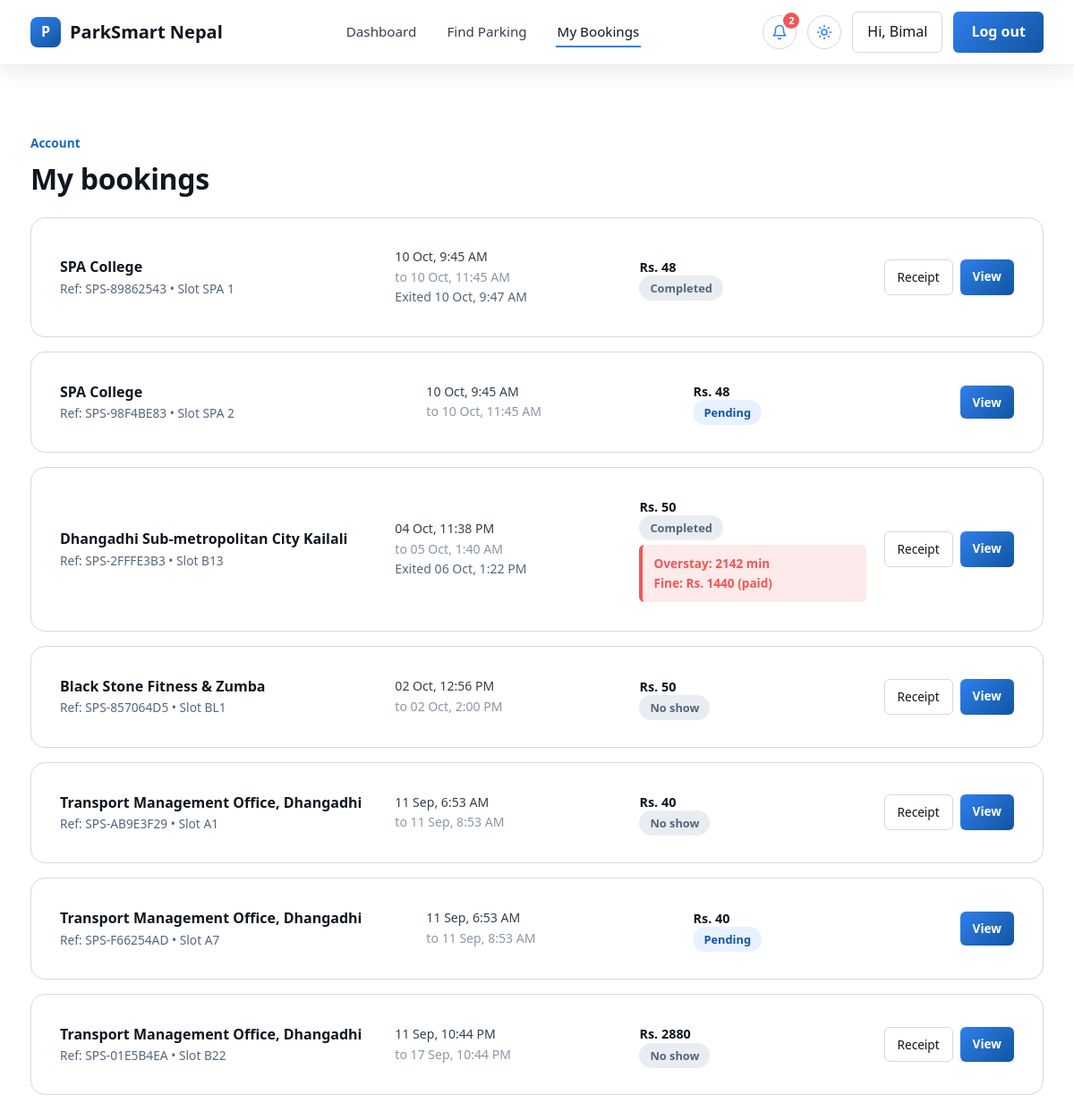
Page /bookings/mine/ (signed in) on the committed database.
### reservations/models.py (models this page shows, shortened)
class Reservation(models.Model):
    STATUS_CHOICES = [
        ("pending_payment", "Pending Payment"),
        ("confirmed", "Confirmed"),
        ("overstay", "Overstay"),
        ("completed", "Completed"),
        ("no_show", "No Show"),
        ("cancelled", "Cancelled"),
    ]
    reference = models.CharField(max_length=20, unique=True, editable=False)
    user = models.ForeignKey(settings.AUTH_USER_MODEL, on_delete=models.CASCADE, related_name="reservations")
    lot = models.ForeignKey(ParkingLot, on_delete=models.CASCADE, related_name="reservations")
    slot = models.ForeignKey(ParkingSlot, on_delete=models.SET_NULL, null=True, related_name="reservations")
    vehicle_type = models.CharField(max_length=10, choices=ParkingSlot.VEHICLE_CHOICES)
    vehicle_number = models.CharField(max_length=20)
    start_time = models.DateTimeField()
    end_time = models.DateTimeField()
    hourly_rate = models.PositiveIntegerField()
    total_amount = models.PositiveIntegerField()
    status = models.CharField(max_length=20, choices=STATUS_CHOICES, default="pending_payment")
    created_at = models.DateTimeField(auto_now_add=True)
    actual_entry_time = models.DateTimeField(null=True, blank=True)
    actual_exit_time = models.DateTimeField(null=True, blank=True)
    overstay_minutes = models.PositiveIntegerField(default=0)
    fine_amount = models.PositiveIntegerField(default=0)
    fine_paid = models.BooleanField(default=False)
    fine_paid_at = models.DateTimeField(null=True, blank=True)
    expiry_warning_sent = models.BooleanField(default=False)
    overstay_notified = models.BooleanField(default=False)
    class Meta:
        ordering = ["-created_at"]
    @property
    def is_in_use(self):
        return self.status in ("confirmed", "overstay") and self.is_checked_in
    @property
    def can_check_in(self):
        if self.status != "confirmed" or self.actual_entry_time:
            return False
        early = timedelta(minutes=settings.SPS_SETTINGS["CHECKIN_EARLY_MINUTES"])
        now = timezone.now()
        return self.start_time - early <= now <= self.end_time
    @property
    def fine_due(self):
        return self.fine_amount > 0 and not self.fine_paid

### parking/models.py (models this page shows, shortened)
class ParkingLot(models.Model):
    CITY_CHOICES = [
        ("Dhangadhi", "Dhangadhi"),
        ("Kathmandu", "Kathmandu"),
        ("Lalitpur", "Lalitpur"),
        ("Bhaktapur", "Bhaktapur"),
    ]
    name = models.CharField(max_length=120)
    slug = models.SlugField(max_length=140, unique=True)
    city = models.CharField(max_length=20, choices=CITY_CHOICES)
    address = models.CharField(max_length=255)
    description = models.TextField(blank=True)
    latitude = models.DecimalField(max_digits=9, decimal_places=6)
    longitude = models.DecimalField(max_digits=9, decimal_places=6)
    image = models.ImageField(upload_to="lots/", blank=True, null=True)
    hourly_rate_bike = models.PositiveIntegerField(default=20, help_text="NPR per hour")
    hourly_rate_car = models.PositiveIntegerField(default=50, help_text="NPR per hour")
    opening_time = models.TimeField(default="06:00")
    closing_time = models.TimeField(default="22:00")
    is_24_hours = models.BooleanField(default=False)
    has_cctv = models.BooleanField(default=True)
    has_covered_parking = models.BooleanField(default=False)
    has_ev_charging = models.BooleanField(default=False)
    is_active = models.BooleanField(default=True)
    created_at = models.DateTimeField(auto_now_add=True)
    class Meta:
        ordering = ["name"]

class ParkingSlot(models.Model):
    VEHICLE_CHOICES = [
        ("bike", "Bike / Scooter"),
        ("car", "Car"),
        ("suv", "SUV / Jeep"),
        ("van", "Van / Microbus"),
        ("truck", "Pickup / Truck"),
    ]
    STATUS_CHOICES = [
        ("available", "Available"),
        ("occupied", "Occupied"),
        ("reserved", "Reserved"),
        ("maintenance", "Under Maintenance"),
        ("reserved", "Reserved"),
        ("overstay", "Overstay"),          # <-- add this line
        ("maintenance", "Under Maintenance"),
    ]
    SLOT_TYPE_CHOICES = [
        ('regular', 'Regular'),
        ('vip', 'VIP'),
        ('emergency', 'Emergency'),
    ]
    slot_type = models.CharField(
        max_length=20,
        choices=SLOT_TYPE_CHOICES,
        default='regular'
    )
    lot = models.ForeignKey(ParkingLot, on_delete=models.CASCADE, related_name="slots")
    slot_number = models.CharField(max_length=10, help_text="e.g. A1, B12")
    vehicle_type = models.CharField(max_length=10, choices=VEHICLE_CHOICES, default="car")
    floor = models.CharField(max_length=20, default="Ground")
    status = models.CharField(max_length=12, choices=STATUS_CHOICES, default="available")
    class Meta:
        ordering = ["lot", "floor", "slot_number"]
        unique_together = ("lot", "slot_number")

### reservations/views.py (the view)
# urls.py: path("mine/", views.my_bookings, name="my_bookings"),
@login_required
def my_bookings(request):
    run_overstay_check(user=request.user)  # keeps fines/alerts fresh even without a scheduler
    reservations = Reservation.objects.filter(user=request.user).select_related("lot", "slot")
    notifications = Notification.objects.filter(
        user=request.user, is_read=False, kind__in=["warning", "danger"]
    )[:5]
    return render(request, "reservations/my_bookings.html", {
        "reservations": reservations,
        "notifications": notifications,
    })

### pages/context_processors.py (called while the page is built)
def site_settings(request):
    return {"site": settings.SPS_SETTINGS}

### reservations/context_processors.py (called while the page is built)
def notifications(request):
    user = getattr(request, "user", None)
    if user is None or not user.is_authenticated or request.path.startswith("/admin/"):
        return {}
    session = getattr(request, "session", None)
    if session is not None:
        now = time.time()
        if now - session.get("sps_overstay_check_ts", 0) > CHECK_EVERY_SECONDS:
            try:
                run_overstay_check(user=user)
            except Exception:  # never break a page because of the bell
                pass
            session["sps_overstay_check_ts"] = now
    qs = Notification.objects.filter(user=user)
    return {
        "nav_unread_count": qs.filter(is_read=False).count(),
        "nav_notifications": list(qs[:8]),
    }

### reservations/models.py (called while the page is built)
    @property
    def time_ago(self):
        text = timesince(self.created_at)
        return "just now" if text.split()[0] == "0" else f"{text} ago"

### reservations/services.py (called while the page is built, shortened)
def run_overstay_check(user=None):
    cfg = settings.SPS_SETTINGS
    now = timezone.now()
    grace = timedelta(minutes=cfg["OVERSTAY_GRACE_MINUTES"])
    warn = timedelta(minutes=cfg["EXPIRY_WARNING_MINUTES"])
    with transaction.atomic():
        qs = Reservation.objects.select_for_update().select_related("slot", "user")
        if user is not None:
            qs = qs.filter(user=user)
        for r in qs.filter(
            status="confirmed", actual_entry_time__isnull=False, actual_exit_time__isnull=True,
            end_time__lt=now - grace,
        ):
            r.status = "overstay"
            r.save(update_fields=["status"])
            if r.slot:
                r.slot.status = "overstay"
                r.slot.save(update_fields=["status"])

### reservations/templates/reservations/my_bookings.html (shortened to what this page needs)
{% extends "base.html" %}
{% block content %}
<section class="section">
  <div class="container-sps">
    <div class="section-eyebrow">Account</div>
    <h2 class="mb-4">My bookings</h2>
    {% if reservations %}
    <div style="display: flex; flex-direction: column; gap: 16px">
      {% for r in reservations %}
      <div
        class="sps-card booking-row"
        style="
          display: grid;
          grid-template-columns: 1.4fr 1fr 1fr auto;
          gap: 20px;
          align-items: center;
        "
      >
        <div>
          <div style="font-weight: 600">{{ r.lot.name }}</div>
          <div style="color: var(--ink-600); font-size: 0.86rem">
            Ref: {{ r.reference }} &bull; Slot {{ r.slot.slot_number|default:"—" }}
          </div>
        </div>
        <div style="font-size: 0.88rem; color: var(--ink-700)">
          {{ r.start_time|date:"d M, g:i A" }}<br />
          <span style="color: var(--ink-400)">to {{ r.end_time|date:"d M, g:i A" }}</span>
          {% if r.actual_exit_time %}
          <br /><span style="color: var(--ink-600)">Exited {{ r.actual_exit_time|date:"d M, g:i A" }}</span>
          {% endif %}
        </div>
        <div style="font-size: 0.9rem">
          <div style="font-weight: 600">Rs. {{ r.total_amount }}</div>
          {% if r.status == "pending_payment" %}
          <span class="badge-status badge-pending">Pending</span>
          {% elif r.status == "confirmed" %}
            {% if r.is_checked_in %}
            <span class="badge-status badge-checked-in">Checked in</span>
            {% else %}
            <span class="badge-status badge-confirmed">Confirmed</span>
            {% endif %}
          {% elif r.status == "overstay" %}
          <span class="badge-status badge-overstay">Overstay</span>
          {% elif r.status == "completed" %}
          <span class="badge-status badge-completed">Completed</span>
          {% elif r.status == "no_show" %}
          <span class="badge-status badge-no_show">No show</span>
          {% else %}
          <span class="badge-status badge-cancelled">Cancelled</span>
          {% endif %}
          {% if r.status == "overstay" or r.fine_amount > 0 %}
          <div class="fine-panel">
            Overstay: {{ r.overstay_minutes }} min<br />
            Fine: Rs. {{ r.fine_amount }}{% if r.fine_paid %} (paid){% endif %}
          </div>
          {% endif %}
        </div>
        <div style="display: flex; gap: 8px; justify-content: flex-end; flex-wrap: wrap">
          {% if r.payment.status == "success" %}
          <a
            href="{% url 'payments:receipt_pdf' r.reference %}"
            class="btn-sps-outline"
            style="padding: 8px 14px; font-size: 0.85rem"
            title="Download PDF receipt"
          >Receipt</a>
          {% endif %}
          <a
            href="{% url 'reservations:detail' r.reference %}"
            class="btn-sps-amber"
            style="padding: 8px 14px; font-size: 0.85rem"
          >View</a>
        </div>
      </div>
      {% endfor %}
    </div>
    {% else %}
    <div class="sps-card text-center" style="max-width: 440px">
      <h3>No bookings yet</h3>
      <p style="color: var(--ink-600)">Find a parking lot and reserve your first slot.</p>
      <a href="{% url 'parking:lot_list' %}" class="btn-sps-amber">Find parking</a>
    </div>
    {% endif %}
  </div>
</section>
{% endblock %}

### templates/base.html (shortened to what this page needs)
{% load static %}
<!doctype html>
<html lang="en">
  <head>
    <link
      rel="stylesheet"
      href="https://cdn.jsdelivr.net/npm/bootstrap@5.3.3/dist/css/bootstrap.min.css"
    />
    <link rel="stylesheet" href="{% static 'css/style.css' %}" />
  </head>
  <body>
    <nav class="sps-navbar">
      <div class="container-sps">
        <a href="{% url 'pages:home' %}" class="sps-brand">
          <span class="mark">P</span>
          {{ site.SITE_NAME }}
        </a>
        <ul class="sps-nav-links">
          {% if user.is_authenticated %}
          <li>
            <a
              href="{% url 'pages:dashboard' %}"
              class="{% if request.resolver_match.view_name == 'pages:dashboard' %}active{% endif %}"
              >Dashboard</a
            >
          </li>
          <li>
            <a
              href="{% url 'parking:lot_list' %}"
              class="{% if 'parking' in request.resolver_match.namespace|default:'' %}active{% endif %}"
              >Find Parking</a
            >
          </li>
          <li>
            <a
              href="{% url 'reservations:my_bookings' %}"
              class="{% if 'reservations' in request.resolver_match.namespace|default:'' %}active{% endif %}"
              >My Bookings</a
            >
          </li>
          {% endif %}
        </ul>
        <div class="sps-nav-actions">
          {% include "reservations/notification_bell.html" %}
          <button
            type="button"
            class="theme-toggle"
            data-theme-toggle
            aria-label="Switch to dark theme"
            aria-pressed="false"
            title="Switch theme"
          >
          </button>
          {% if user.is_authenticated %}
          <a
            href="{% url 'accounts:profile' %}"
            class="btn-sps-outline"
            style="padding: 9px 16px"
            >Hi, {{ user.first_name|default:user.username }}</a
          >
          <button
            type="button"
            class="btn-sps-amber"
            data-bs-toggle="modal"
            data-bs-target="#logoutModal"
          >
            Log out
          </button>
          {% endif %}
        </div>
      </div>
    </nav>
    <main>{% block content %}{% endblock %}</main>
  </body>
</html>

### rows in the picture
Reservation: lot.name "SPA College", reference "SPS-89862543", slot.slot_number "SPA 1", start_time "10 Oct, 9:45 AM", end_time "10 Oct, 11:45 AM", actual_exit_time "10 Oct, 9:47 AM", total_amount "48", status "Completed", shows "Receipt"
Reservation: lot.name "SPA College", reference "SPS-98F4BE83", slot.slot_number "SPA 2", start_time "10 Oct, 9:45 AM", end_time "10 Oct, 11:45 AM", total_amount "48", status "Pending"
Reservation: lot.name "Dhangadhi Sub-metropolitan City Kailali", reference "SPS-2FFFE3B3", slot.slot_number "B13", start_time "04 Oct, 11:38 PM", end_time "05 Oct, 1:40 AM", actual_exit_time "06 Oct, 1:22 PM", total_amount "50", status "Completed", overstay_minutes "2142", fine_amount "1440", fine_paid "(paid)", shows "Receipt"
Reservation: lot.name "Black Stone Fitness & Zumba", reference "SPS-857064D5", slot.slot_number "BL1", start_time "02 Oct, 12:56 PM", end_time "02 Oct, 2:00 PM", total_amount "50", status "No show", shows "Receipt"
Reservation: lot.name "Transport Management Office, Dhangadhi", reference "SPS-AB9E3F29", slot.slot_number "A1", start_time "11 Sep, 6:53 AM", end_time "11 Sep, 8:53 AM", total_amount "40", status "No show", shows "Receipt"
Reservation: lot.name "Transport Management Office, Dhangadhi", reference "SPS-F66254AD", slot.slot_number "A7", start_time "11 Sep, 6:53 AM", end_time "11 Sep, 8:53 AM", total_amount "40", status "Pending"
Reservation: lot.name "Transport Management Office, Dhangadhi", reference "SPS-01E5B4EA", slot.slot_number "B22", start_time "11 Sep, 10:44 PM", end_time "17 Sep, 10:44 PM", total_amount "2880", status "No show", shows "Receipt"

### other values in the picture
{{ site.SITE_NAME }} "ParkSmart Nepal"
{{ nav_unread_count }} "2"
{{ user.first_name|default:user.username }} "Bimal"
